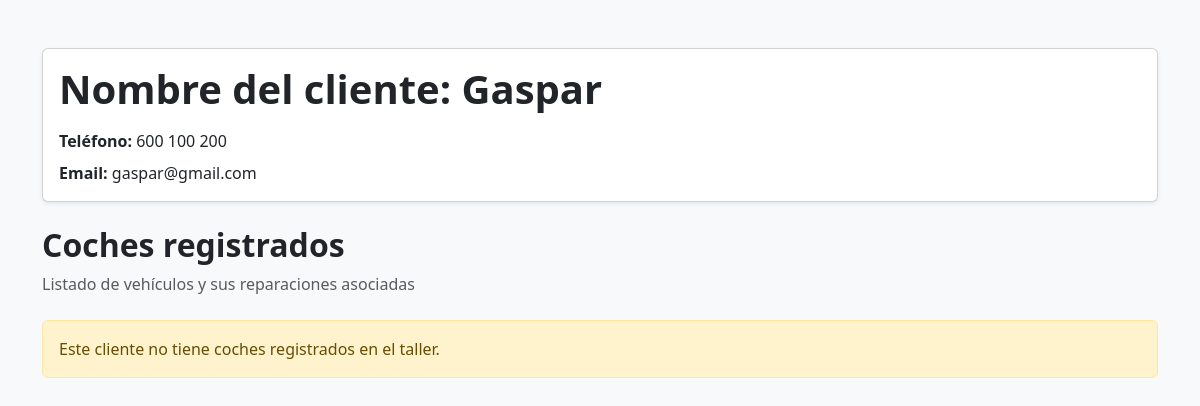
/gestion/clientes/historial/1/, run on an earlier commit of the app's database.
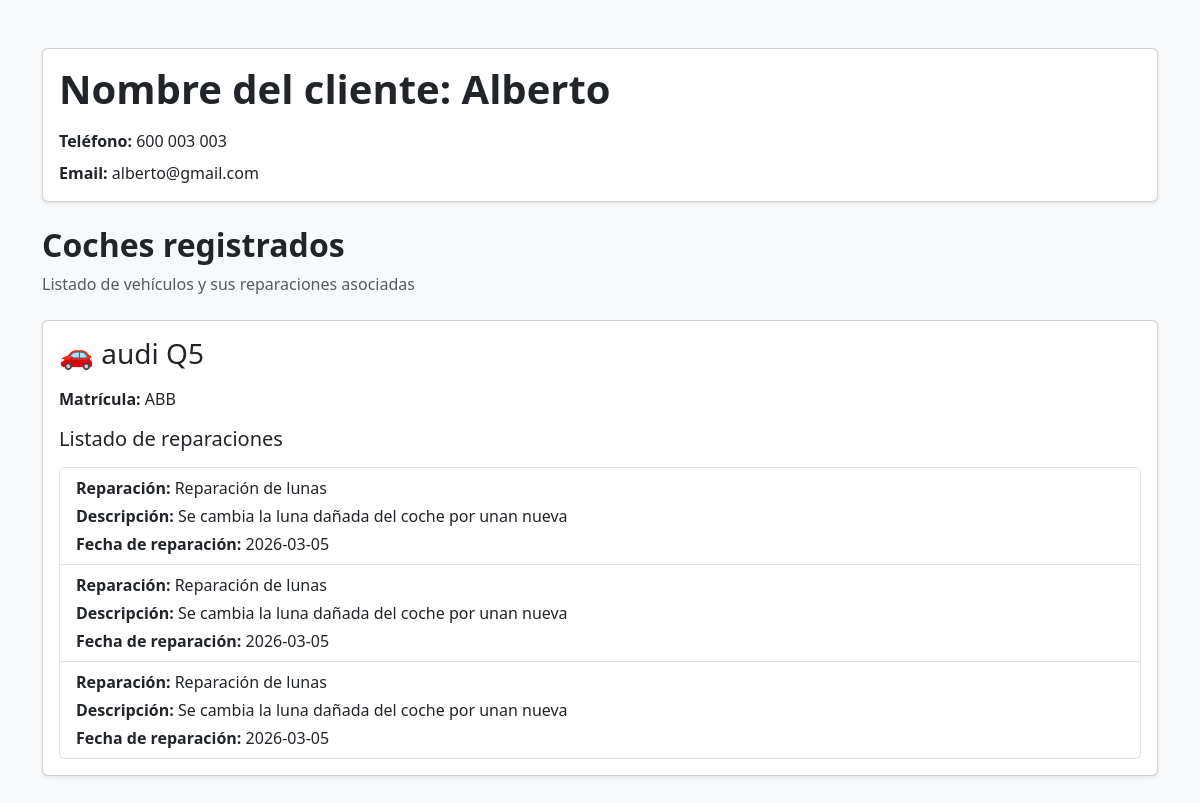
And on a later commit of the database.
### app_gestion_taller/models.py (models this page shows, shortened)
class Cliente(models.Model):
    nombre = models.CharField(max_length=100)
    email = models.EmailField(unique=True)
    telefono = models.CharField(max_length=20)

class Coche(models.Model):
    cliente = models.ForeignKey(Cliente, on_delete=models.CASCADE)
    marca = models.CharField(max_length=50)
    modelo = models.CharField(max_length=50)
    matricula = models.CharField(max_length=10, primary_key=True)

class Servicio(models.Model):
    nombre = models.CharField(max_length=100)
    descripcion = models.TextField()

### app_gestion_taller/views.py (the view)
# urls.py: path('clientes/historial/<int:cliente_id>/', historial_cliente, name='historial_cliente_id'),
def historial_cliente(request, cliente_id):
    if request.method != "GET":
        return JsonResponse({"error": "Método no permitido"}, status=405)
    try:
        clienteFiltrado = Cliente.objects.values("id", "nombre", "telefono", "email").get(id=cliente_id)
    except Cliente.DoesNotExist:
        return JsonResponse({"message": "El cliente filtrado no existe."}, status=404)
    listaCocheCliente = list(Coche.objects.filter(cliente__id=cliente_id)
                                              .values("marca", "modelo", "matricula"))
    historialCliente = {
        "cliente": clienteFiltrado,
        "coches": listaCocheCliente
    }
    if not listaCocheCliente:
        return render(request, 'app_gestion_taller/info_historial_cliente.html', historialCliente)
    for cocheFiltrado in listaCocheCliente:
        reparaciones = Reparacion.objects.select_related('servicio').filter(coche_id=cocheFiltrado["matricula"])
        cocheFiltrado["reparaciones"] = [
            {
                "nombre": r.servicio.nombre,
                "descripcion": r.servicio.descripcion,
                "fecha_reparacion": str(r.fecha_servicio),
            }
            for r in reparaciones
        ]
    return render(request, 'app_gestion_taller/info_historial_cliente.html', historialCliente)

### templates/app_gestion_taller/info_historial_cliente.html (shortened to what this page needs)
<!DOCTYPE html>
<html lang="es">
<head>
    <link href="https://cdn.jsdelivr.net/npm/bootstrap@5.3.3/dist/css/bootstrap.min.css" rel="stylesheet">
</head>
<body class="bg-light">
<div class="container mt-5 mb-5">
    <div class="card shadow-sm mb-4">
        <div class="card-body">
            <h1 class="card-title fw-bold mb-3">
                Nombre del cliente: {{ cliente.nombre }}
            </h1>
            <p class="card-text mb-2">
                <strong>Teléfono:</strong> {{ cliente.telefono }}
            </p>
            <p class="card-text mb-0">
                <strong>Email:</strong> {{ cliente.email }}
            </p>
        </div>
    </div>
    <div class="mb-4">
        <h2 class="fw-bold">Coches registrados</h2>
        <p class="text-muted">Listado de vehículos y sus reparaciones asociadas</p>
    </div>
    {% if coches %}
        {% for coche in coches %}
        <div class="card shadow-sm mb-4">
            <div class="card-body">
                <h3 class="card-title mb-3">
                    🚗 {{ coche.marca }} {{ coche.modelo }}
                </h3>
                <p class="mb-3">
                    <strong>Matrícula:</strong> {{ coche.matricula }}
                </p>
                <h5 class="mb-3">Listado de reparaciones</h5>
                {% if coche.reparaciones %}
                    <ul class="list-group">
                        {% for reparacion in coche.reparaciones %}
                        <li class="list-group-item">
                            <p class="mb-1">
                                <strong>Reparación:</strong> {{ reparacion.nombre }}
                            </p>
                            <p class="mb-1">
                                <strong>Descripción:</strong> {{ reparacion.descripcion }}
                            </p>
                            <p class="mb-0">
                                <strong>Fecha de reparación:</strong> {{ reparacion.fecha_reparacion }}
                            </p>
                        </li>
                        {% endfor %}
                    </ul>
                {% else %}
                    <div class="alert alert-info mb-0">
                        Este coche no tiene reparaciones registradas en el taller.
                    </div>
                {% endif %}
            </div>
        </div>
        {% endfor %}
    {% else %}
        <div class="alert alert-warning">
            Este cliente no tiene coches registrados en el taller.
        </div>
    {% endif %}
</div>
</body>
</html>

What changed in the data, as far as the page shows it:
changed Cliente: nombre "Gaspar" → "Alberto"; telefono "600 100 200" → "600 003 003"; email "gaspar@gmail.com" → "alberto@gmail.com"
added Coche: marca "audi", modelo "Q5", matricula "ABB", fecha_reparacion "2026-03-05" "2026-03-05" "2026-03-05"
added Servicio: nombre "Reparación de lunas" "Reparación de lunas" "Reparación de lunas", descripcion "Se cambia la luna dañada del coche por unan nueva" "Se cambia la luna dañada del coche por unan nueva" "Se cambia la luna dañada del coche por unan nueva"
Also different on the page:
text no longer shown: "Este cliente no tiene coches registrados en el taller."
